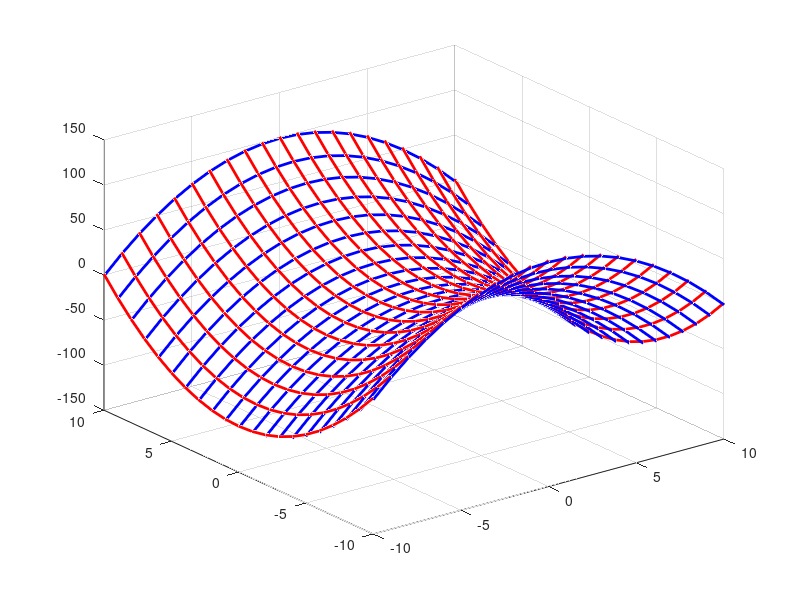

MATLAB code for this plot:
clc; clear;
x = -10:10;
y = -10:10;
z = x.^2+y.^2 + 1;
[X, Y]=meshgrid(x,y);
Z = Y.^2-X.^2 + 1;
plot3(X,Y,Z, 'r','linewidth',2);
hold on
plot3(Y,X,-Z, 'b','linewidth',2);
grid on;